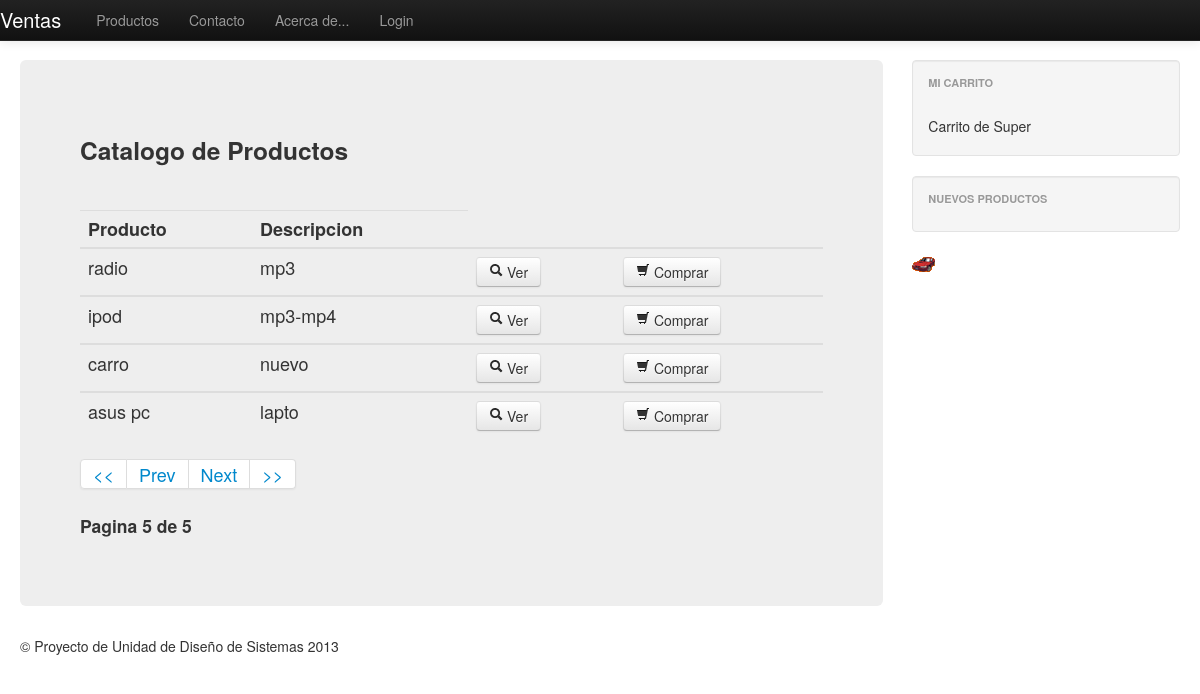
/productos/page/5/, run on the app's committed database.
### app/ventas/models.py (models this page shows, shortened)
class producto(models.Model):
	nombre = models.CharField(max_length=100)
	descripcion = models.TextField(max_length=300)
	status = models.BooleanField(default=True)

### app/hm/views.py (the view)
# urls.py: url(r'^productos/page/(?P<pagina>.*)/$' , 'productos_view', name='vista_productos'),
def productos_view(request,pagina):
	lista_prod = producto.objects.filter(status=True) #Algo asi como select * from productos where status=True
	paginator = Paginator(lista_prod,4) #Cuantos elementos quieres por pagina = 3
	try:
		page = int(pagina)
	except:
		page = 1
	try:
		productos = paginator.page(page)
	except (EmptyPage,InvalidPage):
		productos = paginator.page(paginator.num_pages)
	ctx = {'productos':productos}
	return render_to_response('ventas/productos.html', ctx, context_instance=RequestContext(request))

### templates/ventas/productos.html (shortened to what this page needs)
{% extends 'base.html' %}
{% block content %}
<h3>Catalogo  de Productos</h3>
{% if productos %}
<br><table class="table table-hover">
	<theader>
		<tr>
			<th>Producto</th>
			<th>Descripcion</th>
		</tr>
	</theader>
	{% for p in productos %}
	<tbody>
		<tr>
			<td> {{p.nombre}} </td>
			<td> {{p.descripcion}} </td>
			<td> <a class="btn" href="/producto/{{p.id}}/"> <li class="icon-search"></li> Ver </a></td>
			<td> <a class="btn" href="#"> <li class="icon-shopping-cart"></li> Comprar </a></td>
		</tr>
	</tbody>
	{% endfor %}
</table>
{% else %}
	<h2>no existen productos activos</h2>
{% endif %}
{% if productos %}
	<div class="pagination">
	<ul>
		<li><a href="/productos/page/1"> << </a></li>
		{% if productos.has_previous %}
			<li><a href="/productos/page/{{productos.previous_page_number }}/">Prev</a></li>
		{% else %}
			<li><a href="#"> Prev </a></li>
		{% endif %}
		{% if productos.has_next %}
			<li><a href="/productos/page/{{productos.next_page_number}}/"> Next </a></li>
		{% else %}
			<li><a href="#"> Next </a></li>
		{% endif %}
			<li><a href="/productos/page/{{productos.paginator.num_pages}}/"> >> </a></li>
	</ul>
	</div>
	<h4> Pagina {{ productos.number }} de {{productos.paginator.num_pages }}</h4>
{% endif %}
{% endblock %}

### templates/base.html (style rules this page uses)
body { padding-top: 60px; padding-bottom: 40px; }

### data on the page
producto: nombre "radio", descripcion "mp3"
producto: nombre "ipod", descripcion "mp3-mp4"
producto: nombre "carro", descripcion "nuevo"
producto: nombre "asus pc", descripcion "lapto"

### other printed values
{{ productos.number }} "5"
{{ productos.paginator.num_pages }} "5"
